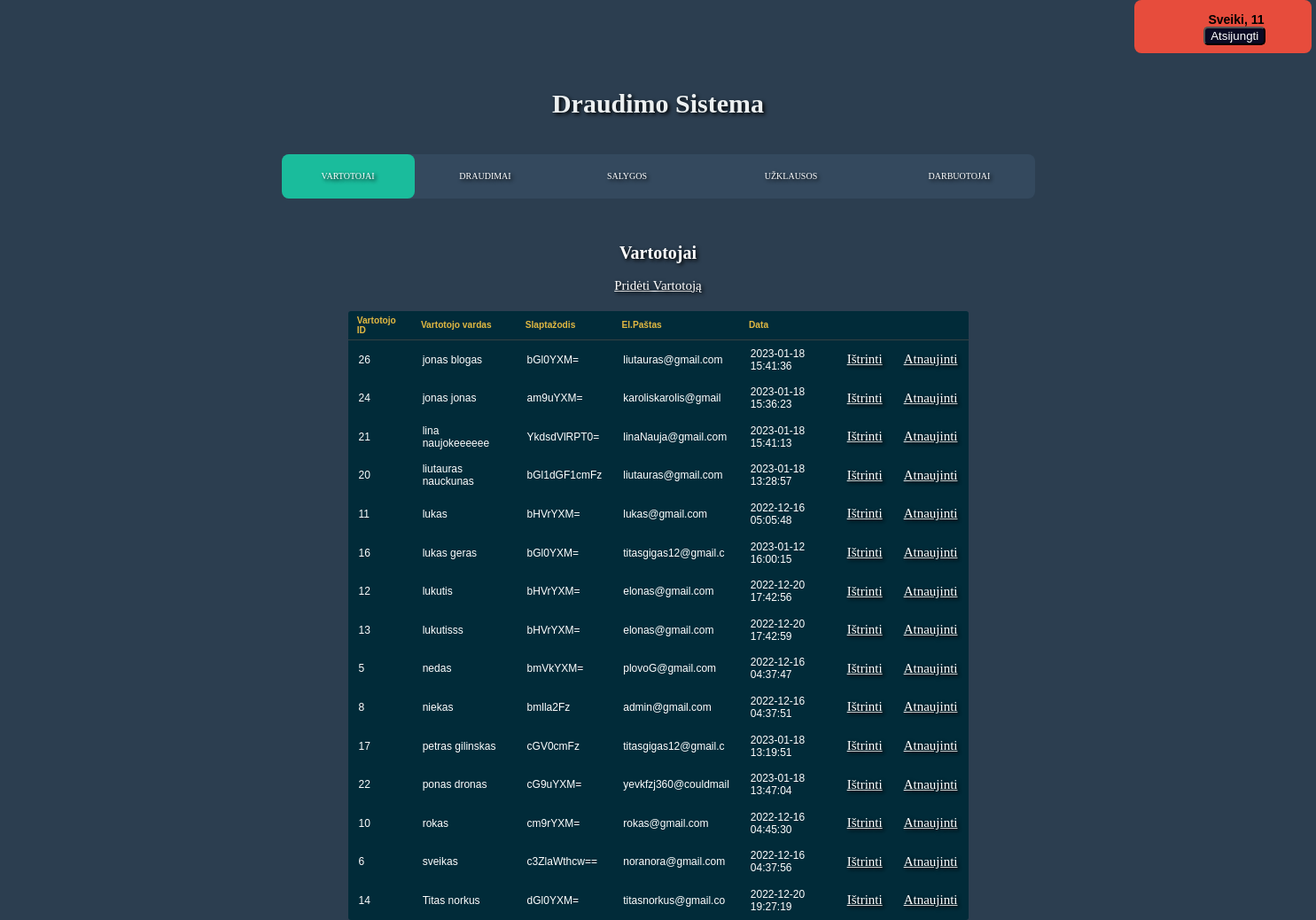
/Insurance/vartotojaiAdmin.php (signed in), run on the app's committed database.
### tables this page shows
CREATE TABLE `vartotojai` (
  `user_id` int(30) NOT NULL,
  `user_name` varchar(20) NOT NULL,
  `password` varchar(20) NOT NULL,
  `email` varchar(20) NOT NULL,
  `date` datetime NOT NULL DEFAULT current_timestamp() ON UPDATE current_timestamp()
);

### Insurance/vartotojaiAdmin.php (the view, shortened to what this page needs)
<!DOCTYPE html>
<html lang="en">
<head>
    <link rel="stylesheet" href="styleIndex.css">
</head>
<body>
 <div class = "name">
	<h3 class ="loginName"><?php
									echo "Sveiki, ".$_SESSION["username"];
							?></h3>
	<div class = "atsijungti">
		<form method="post">
		 <input type="submit" name="button1"
                class="button" value="Atsijungti" />
		</form>
	</div>
 </div>
<h1>Draudimo Sistema</h1>
<nav>
	<a href="vartotojaiAdmin.php">Vartotojai</a>
	<a href="draudimaiAdmin.php">Draudimai</a>
	<a href="salygosAdmin.php">Salygos</a>
	<a href="uzklausosAdmin.php">Užklausos</a>
	<a href="darbuotojaiAdmin.php">Darbuotojai</a>
	<div class="animation start-home"></div>
</nav>
<h2>Vartotojai</h2>
<a href='prideti_vartotoja.php'>Pridėti Vartotoją</a>
<div>
<?php
include'connection.php';
	$sql = "SELECT user_id, user_name, password, email, date FROM vartotojai";
	$result = $conn->query($sql);
    echo "<table class=\"table\">\n";
    echo "  <tr>\n";
	echo "    <th>Vartotojo ID</th>\n";
    echo "    <th>Vartotojo vardas</th>\n";
    echo "    <th>Slaptažodis</th>\n";
    echo "    <th>El.Paštas</th>\n";
    echo "    <th>Data</th>\n";
    echo "    <th></th>\n";
	echo "    <th></th>\n";
    echo "  </tr>";
	if ($result->num_rows > 0) {
	while($row = $result->fetch_assoc()) {
		echo "<tr>\n";
		echo "    <td>".$row["user_id"]."</td>\n";
		echo "    <td>".$row["user_name"]."</td>\n";
		echo "    <td>".$row["password"]."</td>\n";
		echo "    <td>".$row["email"]."</td>\n";
		echo "    <td>".$row["date"]."</td>\n";
    	echo "    <td>"."<a href='istrinti.php?user_name=".$row["user_name"]."' onclick='return confirmDelete(this);'>Ištrinti</a>"."</td>\n";
		echo "    <td>"."<a href='atnaujinti_vartotoja.php?user_id=".$row['user_id']."' onclick='return confirmUpdate(this);'>Atnaujinti</a>"."</td>\n";
	}
	echo "</table>\n";
	} else {
    echo "0 results";
}
?>
</div>
</body>

### Insurance/styleIndex.css (style rules this page uses)
body { margin: 0; padding: 0; align-items: center; text-align: center; }
nav { margin: 27px auto 0; position: relative; width: 850px; height: 50px; background-color: #34495e; border-radius: 8px; font-size: 0; }
nav a { line-height: 50px; height: 100%; font-size: 10px; display: inline-block; position: relative; z-index: 1; text-decoration: none; text-transform: uppercase; text-align: center; color: white; cursor: pointer; }
nav .animation { position: absolute; height: 100%; top: 0; z-index: 0; transition: all .5s ease 0s; border-radius: 8px; }
a:nth-child(1) { width: 150px; }
a:nth-child(2) { width: 160px; }
a:nth-child(3) { width: 160px; }
a:nth-child(4) { width: 210px; }
a:nth-child(5) { width: 170px; }
nav .start-home, a:nth-child(1):hover~.animation { width: 150px; left: 0; background-color: #1abc9c; }
body { font-size: 12px; font-family: sans-serif; background: #2c3e50; }
h1 { text-align: center; margin: 40px 0 40px; text-align: center; font-size: 30px; color: #ecf0f1; text-shadow: 2px 2px 4px #000000; font-family: 'Cherry Swash', cursive; }
form { width: 35%; margin-left: 32%; margin-top: 15%; }
a { color: rgb(255, 255, 255); font-size: 15px; text-shadow: 2px 2px 4px #000000; font-family: 'Cherry Swash', cursive; }
.name { width: 200px; height: 60px; background-color: #e74c3c; margin-left: 1275px; display: inline-block; position: relative; border-radius: 8px; }
.loginName { margin-left: 30px; }
.atsijungti { width: 67px; background-color: #000000; color: #f1ecec; margin-top: -10px; margin-left: 65px; border-radius: 4px; }
table { text-align: center; margin-left: auto; margin-right: auto; margin-top: 20px; background: #012B39; border-radius: 0.25em; border-collapse: collapse; width: 700px; }
tr { text-align: left; }
th { border-bottom: 1px solid #364043; color: #E2B842; font-size: 0.85em; font-weight: 600; padding: 0.5em 1em; text-align: left; }
td { color: #fff; font-weight: 400; padding: 0.65em 1em; }
tbody tr { transition: background 0.25s ease; }
body { text-align:center; }
h2 { margin-top: 50px; color: rgb(255, 254, 254); font-size: 20px; text-shadow: 2px 2px 4px #000000; font-family: 'Cherry Swash', cursive; text-align: center; }
.button { position: absolute; margin-left: -20px; top:50%; background-color:#0a0a23; color: #fff; border-radius: 5px; }

### data on the page
vartotojai: user "26", user_name "jonas blogas", password "bGl0YXM=", email "liutauras@gmail.com", date "2023-01-18 15:41:36"
vartotojai: user "24", user_name "jonas jonas", password "am9uYXM=", email "karoliskarolis@gmail", date "2023-01-18 15:36:23"
vartotojai: user "21", user_name "lina naujokeeeeee", password "YkdsdVlRPT0=", email "linaNauja@gmail.com", date "2023-01-18 15:41:13"
vartotojai: user "20", user_name "liutauras nauckunas", password "bGl1dGF1cmFz", email "liutauras@gmail.com", date "2023-01-18 13:28:57"
vartotojai: user "11", user_name "lukas", password "bHVrYXM=", email "lukas@gmail.com", date "2022-12-16 05:05:48"
vartotojai: user "16", user_name "lukas geras", password "bGl0YXM=", email "titasgigas12@gmail.c", date "2023-01-12 16:00:15"
vartotojai: user "12", user_name "lukutis", password "bHVrYXM=", email "elonas@gmail.com", date "2022-12-20 17:42:56"
vartotojai: user "13", user_name "lukutisss", password "bHVrYXM=", email "elonas@gmail.com", date "2022-12-20 17:42:59"
vartotojai: user "5", user_name "nedas", password "bmVkYXM=", email "plovoG@gmail.com", date "2022-12-16 04:37:47"
vartotojai: user "8", user_name "niekas", password "bmlla2Fz", email "admin@gmail.com", date "2022-12-16 04:37:51"
vartotojai: user "17", user_name "petras gilinskas", password "cGV0cmFz", email "titasgigas12@gmail.c", date "2023-01-18 13:19:51"
vartotojai: user "22", user_name "ponas dronas", password "cG9uYXM=", email "yevkfzj360@couldmail", date "2023-01-18 13:47:04"
vartotojai: user "10", user_name "rokas", password "cm9rYXM=", email "rokas@gmail.com", date "2022-12-16 04:45:30"
vartotojai: user "6", user_name "sveikas", password "c3ZlaWthcw==", email "noranora@gmail.com", date "2022-12-16 04:37:56"
vartotojai: user "14", user_name "Titas norkus", password "dGl0YXM=", email "titasnorkus@gmail.co", date "2022-12-20 19:27:19"

### other printed values
$_SESSION["username"] "11"
